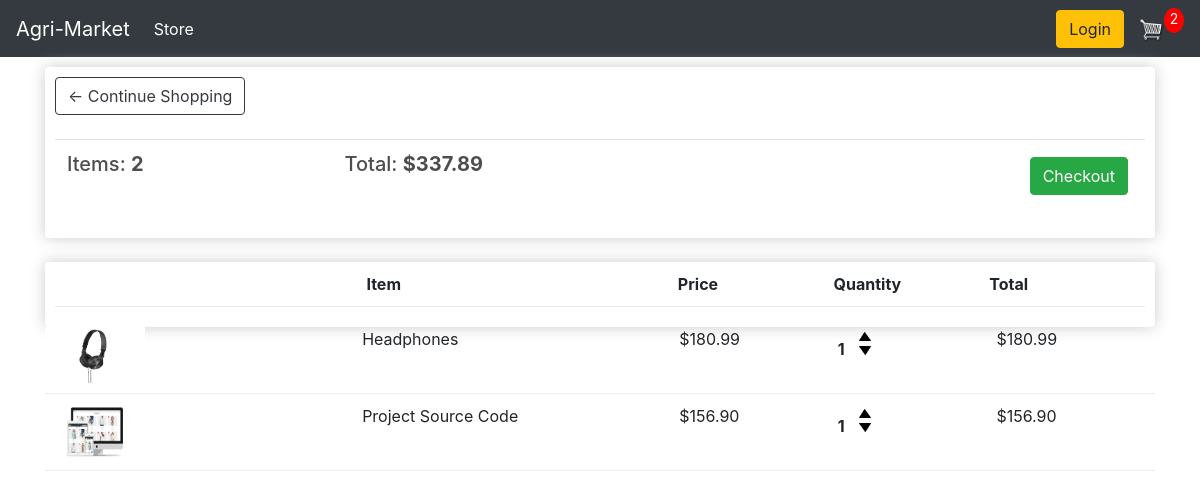
The app's page /cart/ (signed in), older data.
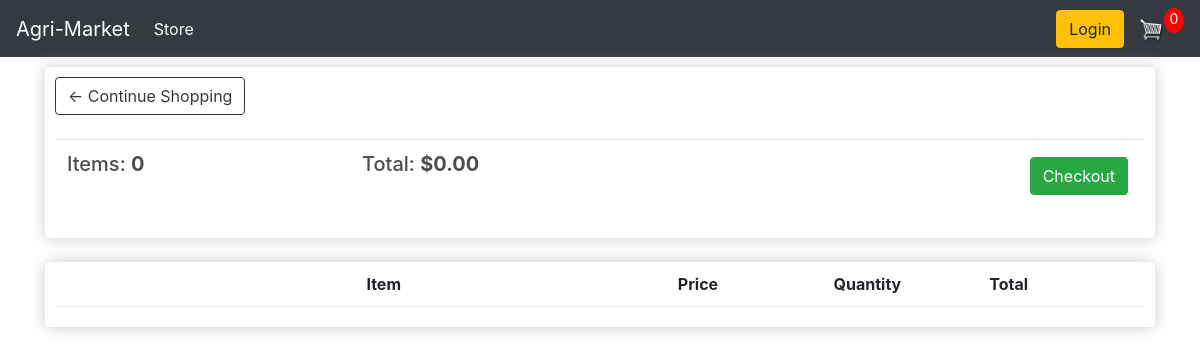
The same page, newer data.
### store/models.py (models this page shows, shortened)
class Order(models.Model):
    customer = models.ForeignKey(Customer, on_delete=models.SET_NULL, blank=True, null=True)
    date_ordered = models.DateTimeField(auto_now_add=True)
    complete = models.BooleanField(default=False, null=True, blank=False)
    transaction_id = models.CharField(max_length=200, null=True)
    shipping = models.CharField(max_length=200, null=True)
    @property
    def shipping(self):
        shipping = False
        orderitems = self.orderitem_set.all()
        for i in orderitems:
            if i.product.digital == False:
                shipping = True
        return shipping
    @property
    def get_cart_total(self):
        orderitems = self.orderitem_set.all()
        total = sum([item.get_total for item in orderitems])
        return total
    @property
    def get_cart_items(self):
        orderitems = self.orderitem_set.all()
        total = sum([item.quantity for item in orderitems])
        return total

class OrderItem(models.Model):
    product = models.ForeignKey(Product, on_delete=models.SET_NULL, blank=True, null=True)
    order = models.ForeignKey(Order, on_delete=models.SET_NULL, blank=True, null=True)
    quantity = models.IntegerField(default=0, null=True, blank=True)
    date_added = models.DateTimeField(auto_now_add=True)
    @property
    def get_total(self):
        total = self.product.price * self.quantity
        return total

class Product(models.Model):
    name = models.CharField(max_length=200, null=True)
    price = models.DecimalField(max_digits=9, decimal_places=2)
    digital = models.BooleanField(default=False, null=True, blank=False)
    image = models.ImageField(null=True, blank=True)
    @property
    def imageURL(self):
        try:
            url = self.image.url
        except:
            url = ''
        return url

### store/views.py (the view)
# urls.py: path('cart/',views.cart, name="cart"),
def cart(request):
    data = cartData(request)
    cartItems = data['cartItems']
    order = data['order']
    items = data['items']
    context = {'items': items, 'order': order, 'cartItems': cartItems}
    return render(request, 'store/cart.html', context)

### store/utils.py (called while the page is built)
def cartData(request):
    if request.user.is_authenticated:
        customer = request.user.customer
        order, created = Order.objects.get_or_create(customer=customer, complete=False)
        items = order.orderitem_set.all()
        cartItems = order.get_cart_items
    else:
        cookieData = cookieCart(request)
        cartItems = cookieData['cartItems']
        order = cookieData['order']
        items = cookieData['items']
    return {'cartItems':cartItems, 'order':order, 'items':items}

### store/templates/store/cart.html
{% extends 'store/main.html' %}
{% load static %}
{% block content %}
    <div class="row">
        <div class="col-lg-12">
            <div class="box-element">
                <a class="btn btn-outline-dark" href="{% url 'store' %}">&#x2190; Continue Shopping</a>
                <br>
                <br>
                <table class="table">
                    <tr>
                        <th><h5>Items: <strong>{{order.get_cart_items}}</strong></h5></th>
                        <th><h5>Total: <strong>${{order.get_cart_total|floatformat:2}}</strong></h5></th>
                        <th>
                            <a style="float:right; margin:5px" class="btn btn-success" href="{% url 'checkout' %}">Checkout</a>
                        </th>
                    </tr>
                </table>
            </div>
            <br>
            <div class="box-element">
                <div class="cart-row">
                    <div style="flex:2"></div>
                    <div style="flex:2"><strong>Item</strong></div>
                    <div style="flex:1"><strong>Price</strong></div>
                    <div style="flex:1"><strong>Quantity</strong></div>
                    <div style="flex:1"><strong>Total</strong></div>
                </div>
            </div>
            {% for item in items %}
            <div class="cart-row">
                <div style="flex:2"><img class="row-image" src="{{item.product.imageURL}}"></div>
                <div style="flex:2">{{item.product.name}}</div>
                <div style="flex:1">${{item.product.price|floatformat:2}}</div>
                <div style="flex:1">
                    <p class="quantity">{{item.quantity}}</p>
                    <div class="quantity">
                        <img data-product="{{item.product.id}}" data-action="add"  class="chg-quantity update-cart" src="{% static  'images/arrow-up.png' %}">
                        <img data-product="{{item.product.id}}" data-action="remove" class="chg-quantity update-cart" src="{% static  'images/arrow-down.png' %}">
                    </div>
                </div>
                    <div style="flex:1">${{item.get_total}}</div>
            </div>
            {% endfor %}
        </div>
    </div>
{% endblock content %}

Row changes from the older to the newer data that the page shows:
no longer on this page (row edited): Order: get_cart_items "2", get_cart_total "337.89"
removed OrderItem: product.imageURL (picture), product.name "Headphones", product.price "180.99", quantity "1", get_total "180.99"
removed OrderItem: product.imageURL (picture), product.name "Project Source Code", product.price "156.90", quantity "1", get_total "156.90"
added Order: get_cart_items "0", get_cart_total "0.00"
Text that changed along with them:
{{ cartItems }}: "2" → "0"
